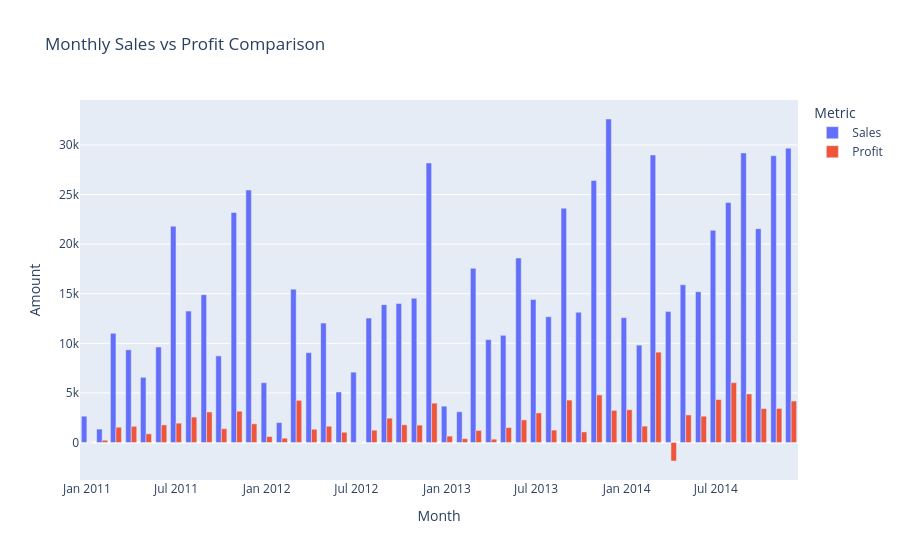

Notebook code for this chart:
### Code cell
fig = px.bar(
    monthly_performance,
    x="YearMonth",
    y=["Sales", "Profit"],
    barmode="group",
    title="Monthly Sales vs Profit Comparison",
    labels={
        "YearMonth": "Month",
        "value": "Amount",
        "variable": "Metric"
    }
)

fig.show()

### Figure 1 — Plotly figure (JSON) as saved in the notebook; plotly's stock layout.template omitted (floating-point values rounded to 4 significant figures)
{"data": [{"alignmentgroup": "True", "hovertemplate": "Metric=Sales<br>Month=%{x}<br>Amount=%{y}<extra></extra>", "legendgroup": "Sales", "marker": {"color": "#636efa", "pattern": {"shape": ""}}, "name": "Sales", "offsetgroup": "Sales", "orientation": "v", "showlegend": true, "textposition": "auto", "type": "bar", "x": ["2011-01", "2011-02", "2011-03", "2011-04", "2011-05", "2011-06", "2011-07", "2011-08", "2011-09", "2011-10", "2011-11", "2011-12", "2012-01", "2012-02", "2012-03", "2012-04", "2012-05", "2012-06", "2012-07", "2012-08", "2012-09", "2012-10", "2012-11", "2012-12", "2013-01", "2013-02", "2013-03", "2013-04", "2013-05", "2013-06", "2013-07", "2013-08", "2013-09", "2013-10", "2013-11", "2013-12", "2014-01", "2014-02", "2014-03", "2014-04", "2014-05", "2014-06", "2014-07", "2014-08", "2014-09", "2014-10", "2014-11", "2014-12"], "xaxis": "x", "y": [2648.0, 1349.0, 11010.0, 9343.0, 6570.0, 9629.0, 21810.0, 13250.0, 14900.0, 8729.0, 23190.0, 25460.0, 6027.0, 2005.0, 15460.0, 9056.0, 12040.0, 5089.0, 7090.0, 12550.0, 13900.0, 14020.0, 14550.0, 28180.0, 3658.0, 3100.0, 17560.0, 10370.0, 10810.0, 18600.0, 14420.0, 12680.0, 23620.0, 13140.0, 26410.0, 32620.0, 12590.0, 9815.0, 28990.0, 13200.0, 15900.0, 15200.0, 21390.0, 24200.0, 29200.0, 21560.0, 28920.0, 29680.0], "yaxis": "y"}, {"alignmentgroup": "True", "hovertemplate": "Metric=Profit<br>Month=%{x}<br>Amount=%{y}<extra></extra>", "legendgroup": "Profit", "marker": {"color": "#EF553B", "pattern": {"shape": ""}}, "name": "Profit", "offsetgroup": "Profit", "orientation": "v", "showlegend": true, "textposition": "auto", "type": "bar", "x": ["2011-01", "2011-02", "2011-03", "2011-04", "2011-05", "2011-06", "2011-07", "2011-08", "2011-09", "2011-10", "2011-11", "2011-12", "2012-01", "2012-02", "2012-03", "2012-04", "2012-05", "2012-06", "2012-07", "2012-08", "2012-09", "2012-10", "2012-11", "2012-12", "2013-01", "2013-02", "2013-03", "2013-04", "2013-05", "2013-06", "2013-07", "2013-08", "2013-09", "2013-10", "2013-11", "2013-12", "2014-01", "2014-02", "2014-03", "2014-04", "2014-05", "2014-06", "2014-07", "2014-08", "2014-09", "2014-10", "2014-11", "2014-12"], "xaxis": "x", "y": [20.97, 228.8, 1534.0, 1629.0, 873.6, 1772.0, 1947.0, 2561.0, 3076.0, 1391.0, 3151.0, 1881.0, 600.3, 434.1, 4243.0, 1333.0, 1641.0, 1034.0, 24.25, 1239.0, 2451.0, 1778.0, 1750.0, 3963.0, 644.2, 388.4, 1210.0, 334.4, 1507.0, 2275.0, 2979.0, 1250.0, 4276.0, 1065.0, 4795.0, 3236.0, 3300.0, 1648.0, 9107.0, -1868.0, 2779.0, 2648.0, 4333.0, 6028.0, 4892.0, 3420.0, 3434.0, 4179.0], "yaxis": "y"}], "layout": {"barmode": "group", "legend": {"title": {"text": "Metric"}, "tracegroupgap": 0}, "title": {"text": "Monthly Sales vs Profit Comparison"}, "xaxis": {"anchor": "y", "domain": [0, 1], "title": {"text": "Month"}}, "yaxis": {"anchor": "x", "domain": [0, 1], "title": {"text": "Amount"}}}}
